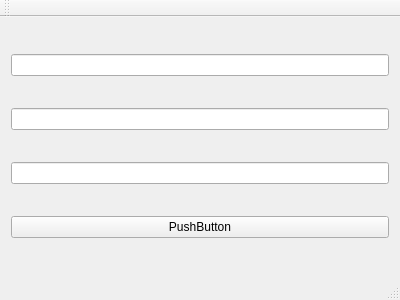
<?xml version="1.0" encoding="UTF-8"?>
<ui version="4.0">
 <class>MainWindow</class>
 <widget class="QMainWindow" name="MainWindow">
  <property name="geometry">
   <rect>
    <x>0</x>
    <y>0</y>
    <width>400</width>
    <height>300</height>
   </rect>
  </property>
  <property name="windowTitle">
   <string>MainWindow</string>
  </property>
  <widget class="QWidget" name="centralWidget">
   <layout class="QVBoxLayout" name="verticalLayout">
    <item>
     <widget class="QLineEdit" name="lineEdit"/>
    </item>
    <item>
     <widget class="QLineEdit" name="lineEdit_2"/>
    </item>
    <item>
     <widget class="QLineEdit" name="lineEdit_3"/>
    </item>
    <item>
     <widget class="QPushButton" name="pushButton">
      <property name="text">
       <string>PushButton</string>
      </property>
     </widget>
    </item>
   </layout>
  </widget>
  <widget class="QMenuBar" name="menuBar">
   <property name="geometry">
    <rect>
     <x>0</x>
     <y>0</y>
     <width>400</width>
     <height>23</height>
    </rect>
   </property>
  </widget>
  <widget class="QToolBar" name="mainToolBar">
   <attribute name="toolBarArea">
    <enum>TopToolBarArea</enum>
   </attribute>
   <attribute name="toolBarBreak">
    <bool>false</bool>
   </attribute>
  </widget>
  <widget class="QStatusBar" name="statusBar"/>
 </widget>
 <layoutdefault spacing="6" margin="11"/>
 <resources/>
 <connections/>
</ui>
